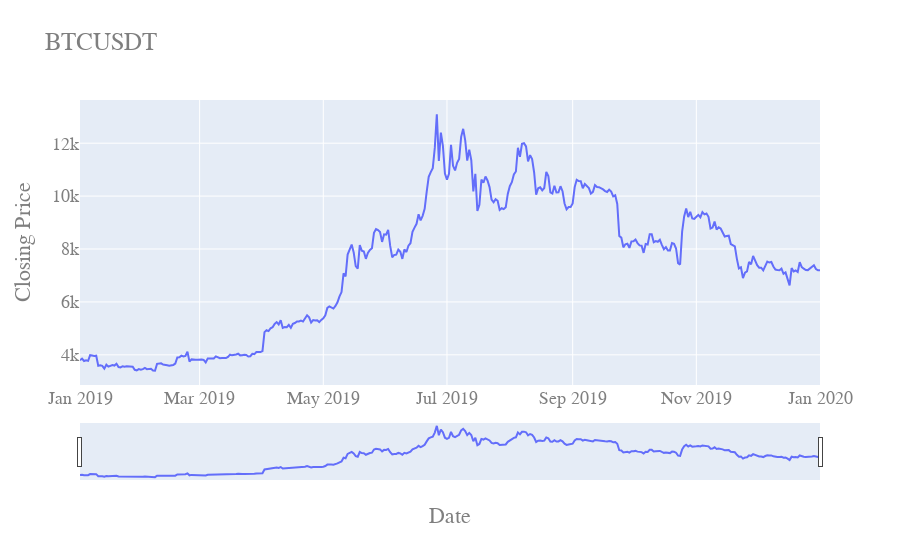

This figure's notebook cell:
### Code cell
plot_series(df)

### Figure 1 — Plotly figure (JSON) as saved in the notebook; plotly's stock layout.template omitted (floating-point values rounded to 4 significant figures; data arrays with more than 128 entries replaced by an {"elided": "..."} marker saying what was removed)
{"data": [{"type": "scatter", "x": {"elided": "366 str values"}, "y": {"elided": "366 float values"}}], "layout": {"font": {"color": "#7f7f7f", "family": "Courier New, monospace", "size": 18}, "title": {"text": "BTCUSDT"}, "xaxis": {"rangeslider": {"visible": true}, "title": {"text": "Date"}}, "yaxis": {"title": {"text": "Closing Price"}}}}
